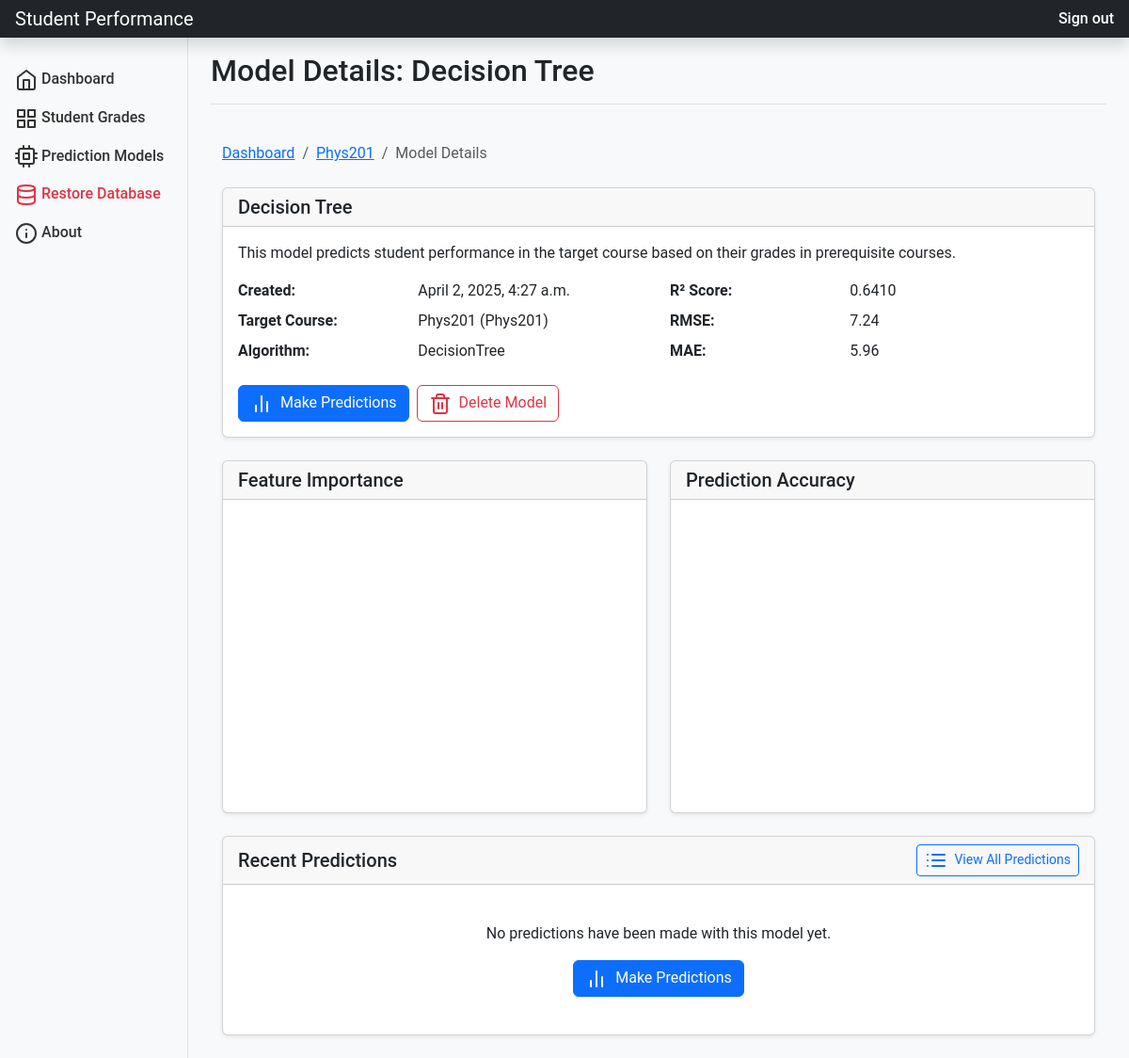
Screenshot of /prediction/4/ (signed in) with the database file from the repository.
### performance_app/prediction_models.py (models this page shows, shortened)
class EnhancedPredictionModel(models.Model):
    name = models.CharField(max_length=255)
    description = models.TextField(blank=True)
    created_at = models.DateTimeField(auto_now_add=True)
    updated_at = models.DateTimeField(auto_now=True)
    creator = models.ForeignKey(User, on_delete=models.CASCADE)
    target_course = models.ForeignKey(Course, on_delete=models.CASCADE, related_name='target_for_models')
    algorithm = models.CharField(max_length=50, default='GradientBoosting')
    train_test_split = models.FloatField(default=0.2)  # 20% test data by default
    r_squared = models.FloatField(null=True, blank=True)
    rmse = models.FloatField(null=True, blank=True)
    mae = models.FloatField(null=True, blank=True)
    mape = models.FloatField(null=True, blank=True)
    model_file = models.FileField(upload_to='prediction_models/', null=True, blank=True)
    class Meta:
        ordering = ['-created_at']

### performance_app/models.py (models this page shows, shortened)
class Course(models.Model):
    name = models.CharField(max_length=255)
    code = models.CharField(max_length=20, unique=True)
    level = models.PositiveIntegerField(default=1)

### performance_app/prediction_views.py (the view, shortened to what this page needs)
# urls.py: path('prediction/<int:model_id>/', prediction_views.model_detail, name='model_detail'),
@login_required
def model_detail(request, model_id):
    if not hasattr(request.user, 'teacher'):
        messages.warning(request, 'You need to be a teacher to access this page.')
        return redirect('dashboard')
    model = get_object_or_404(EnhancedPredictionModel, id=model_id)
    predictions = ModelPrediction.objects.filter(model=model).order_by('-created_at')[:5]
    test_predictions = ModelTestPrediction.objects.filter(model=model).order_by('-created_at')
    context = {
        'model': model,
        'predictions': predictions,
        'test_predictions': test_predictions
    }
    return render(request, 'prediction/model_detail.html', context)

### performance_app/templates/prediction/model_detail.html (shortened to what this page needs)
{% extends 'base.html' %}
{% block page_title %}Model Details: {{ model.name }}{% endblock %}
{% block content %}
<div class="container-fluid py-4">
    <nav aria-label="breadcrumb" class="mb-4">
        <ol class="breadcrumb">
            <li class="breadcrumb-item"><a href="{% url 'teacher_dashboard' %}">Dashboard</a></li>
            <li class="breadcrumb-item"><a href="{% url 'course_detail' model.target_course.id %}">{{ model.target_course.name }}</a></li>
            <li class="breadcrumb-item active">Model Details</li>
        </ol>
    </nav>
    <div class="row mb-4">
        <div class="col-12">
            <div class="card shadow-sm">
                <div class="card-header">
                    <h5 class="card-title mb-0">{{ model.name }}</h5>
                </div>
                <div class="card-body">
                    <p class="card-text">
                        {{ model.description|default:"This model predicts student performance in the target course based on their grades in prerequisite courses." }}
                    </p>
                    <div class="row mb-3">
                        <div class="col-md-6">
                            <dl class="row mb-0">
                                <dt class="col-sm-5">Created:</dt>
                                <dd class="col-sm-7">{{ model.created_at|date:"F j, Y, g:i a" }}</dd>
                                <dt class="col-sm-5">Target Course:</dt>
                                <dd class="col-sm-7">{{ model.target_course.name }} ({{ model.target_course.code }})</dd>
                                <dt class="col-sm-5">Algorithm:</dt>
                                <dd class="col-sm-7">{{ model.algorithm }}</dd>
                            </dl>
                        </div>
                        <div class="col-md-6">
                            <dl class="row mb-0">
                                <dt class="col-sm-5">R² Score:</dt>
                                <dd class="col-sm-7">{{ model.r_squared|floatformat:4 }}</dd>
                                <dt class="col-sm-5">RMSE:</dt>
                                <dd class="col-sm-7">{{ model.rmse|floatformat:2 }}</dd>
                                <dt class="col-sm-5">MAE:</dt>
                                <dd class="col-sm-7">{{ model.mae|floatformat:2 }}</dd>
                            </dl>
                        </div>
                    </div>
                    <div class="d-flex">
                        <a href="{% url 'predict_form' model.id %}" class="btn btn-primary me-2">
                            <i data-feather="bar-chart-2" class="me-1"></i> Make Predictions
                        </a>
                        <button type="button" class="btn btn-outline-danger" data-bs-toggle="modal" data-bs-target="#deleteModal">
                            <i data-feather="trash-2" class="me-1"></i> Delete Model
                        </button>
                    </div>
                </div>
            </div>
        </div>
    </div>
    <div class="row">
        <div class="col-md-6 mb-4">
            <div class="card shadow-sm">
                <div class="card-header">
                    <h5 class="card-title mb-0">Feature Importance</h5>
                </div>
                <div class="card-body">
                    <div id="feature-importance-chart" style="min-height: 300px;"></div>
                </div>
            </div>
        </div>
        <div class="col-md-6 mb-4">
            <div class="card shadow-sm">
                <div class="card-header">
                    <h5 class="card-title mb-0">Prediction Accuracy</h5>
                </div>
                <div class="card-body">
                    <div id="prediction-scatter" style="min-height: 300px;"></div>
                </div>
            </div>
        </div>
    </div>
    <div class="row">
        <div class="col-12">
            <div class="card shadow-sm">
                <div class="card-header d-flex justify-content-between align-items-center">
                    <h5 class="card-title mb-0">Recent Predictions</h5>
                    <a href="{% url 'prediction_history' model.id %}" class="btn btn-sm btn-outline-primary">
                        <i data-feather="list" class="me-1"></i> View All Predictions
                    </a>
                </div>
                <div class="card-body">
                    {% if predictions %}
                        <div class="table-responsive">
                            <table class="table table-hover">
                                <thead class="table-light">
                                    <tr>
                                        <th>Student</th>
                                        <th>Student ID</th>
                                        <th>Predicted Grade</th>
                                        <th>Actual Grade</th>
                                        <th>Confidence</th>
                                        <th>Date</th>
                                    </tr>
                                </thead>
                                <tbody>
                                    {% for prediction in predictions %}
                                        <tr>
                                            <td>{{ prediction.student.name }}</td>
                                            <td>{{ prediction.student.student_id }}</td>
                                            <td>
                                                {% if prediction.predicted_grade >= 70 %}
                                                    <span class="text-success">{{ prediction.predicted_grade|floatformat:1 }}</span>
                                                {% elif prediction.predicted_grade >= 50 %}
                                                    <span class="text-warning">{{ prediction.predicted_grade|floatformat:1 }}</span>
                                                {% else %}
                                                    <span class="text-danger">{{ prediction.predicted_grade|floatformat:1 }}</span>
                                                {% endif %}
                                            </td>
                                            <td>
                                                {% if prediction.actual_grade %}
                                                    {{ prediction.actual_grade|floatformat:1 }}
                                                {% else %}
                                                    <span class="text-muted">N/A</span>
                                                {% endif %}
                                            </td>
                                            <td>
                                                <div class="progress" style="height: 10px;">
                                                    <div class="progress-bar
                                                        {% if prediction.confidence >= 0.7 %}bg-success
                                                        {% elif prediction.confidence >= 0.5 %}bg-warning
                                                        {% else %}bg-danger{% endif %}"
                                                        role="progressbar"
                                                        style="width: {% widthratio prediction.confidence|default:0 1 100 %}%"
                                                        aria-valuenow="{% widthratio prediction.confidence|default:0 1 100 %}"
                                                        aria-valuemin="0" aria-valuemax="100">
                                                    </div>
                                                </div>
                                            </td>
                                            <td>{{ prediction.created_at|date:"M j, Y" }}</td>
                                        </tr>
                                    {% endfor %}
                                </tbody>
                            </table>
                        </div>
                    {% else %}
                        <div class="text-center py-4">
                            <p>No predictions have been made with this model yet.</p>
                            <a href="{% url 'predict_form' model.id %}" class="btn btn-primary">
                                <i data-feather="bar-chart-2" class="me-1"></i> Make Predictions
                            </a>
                        </div>
                    {% endif %}
                </div>
            </div>
        </div>
    </div>
</div>
{% endblock %}

### performance_app/static/css/styles.css (style rules this page uses)
body { font-family: 'Roboto', sans-serif; background-color: #f8f9fa; }

### rows the page displays
EnhancedPredictionModel: name "Decision Tree", target_course.name "Phys201", description "This model predicts student performance in the target course based on their grades in prerequisite courses.", created_at "April 2, 2025, 4:27 a.m.", target_course.code "Phys201", algorithm "DecisionTree", r_squared "0.6410", rmse "7.24", mae "5.96"
